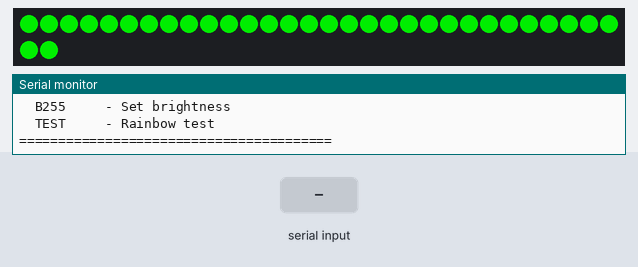
The sketch below on a simulated Arduino Uno, built with avr-gcc and run on an emulated ATmega328P. On the bench: 32 RGB LEDs in strip order, left to right, continuing on the next row, the last lines printed to the serial monitor. The test bench sets the inputs (shaded band). Dim RGB values are drawn brighter than linear.

Above: at 1.1 s.
2.5 s: "TEST\n" received over Serial
At 2.65 s:
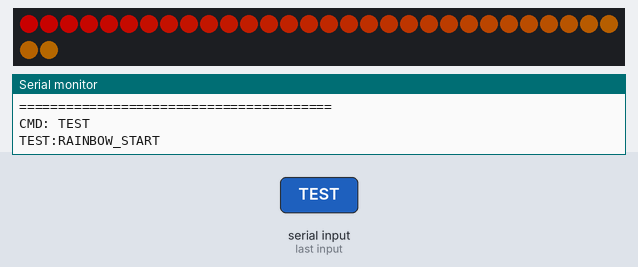
4.7 s: "ON\n" received over Serial
At 5.6 s:
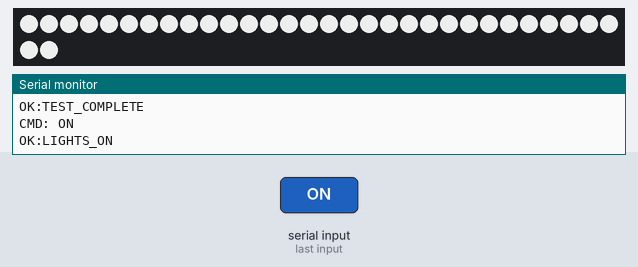
6.2 s: "B90\n" received over Serial
7.7 s: "B\n" received over Serial
At 9.1 s:
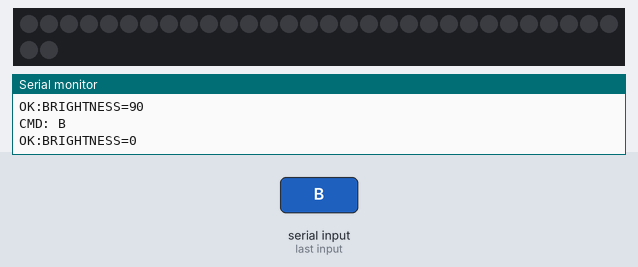
Timing chart, 0 to 10.2 s (numbered marks = the images above; inputs shaded):
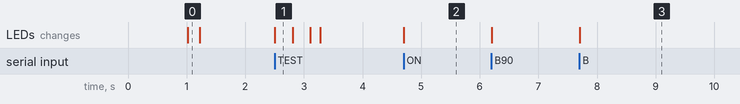

Measured:
- after the input at 2.5 s, the LEDs: change at once (image 1)
- after the input at 4.7 s, the LEDs: change at once (image 2)
- after the input at 7.7 s, the LEDs: change at once (image 3)

The sketch:

nexus_arduino_uno_lighting.ino
```cpp
/*
 * NEXUS LIGHTING CONTROLLER - Arduino Uno
 * Simple NeoPixel control via serial commands
 *
 * Hardware:
 * - Arduino Uno (COM5)
 * - 2x NeoPixel Ring (16 LEDs each) OR single strip
 * - 5V Power Supply (3A+ for 32 LEDs)
 *
 * Connections:
 * - NeoPixel Data → Arduino Pin 6
 * - NeoPixel 5V → External 5V PSU
 * - NeoPixel GND → Common Ground (Arduino + PSU)
 *
 * Commands (115200 baud):
 * - ON / L1      - Turn lights on (white)
 * - OFF / L0     - Turn lights off
 * - B<0-255>     - Set brightness (B255)
 * - TEST         - Rainbow test pattern
 */

#include <Adafruit_NeoPixel.h>

#define LED_PIN 6           // Data pin for NeoPixels
#define NUM_LEDS 32         // Total LEDs (2 rings x 16)

Adafruit_NeoPixel strip(NUM_LEDS, LED_PIN, NEO_GRB + NEO_KHZ800);

bool lightsOn = false;
uint8_t brightness = 200;
String inputString = "";

void setup() {
  Serial.begin(115200);

  // Initialize NeoPixels
  strip.begin();
  strip.setBrightness(brightness);
  strip.clear();
  strip.show();

  delay(1000);

  Serial.println("\n========================================");
  Serial.println("NEXUS LIGHTING - Arduino Uno READY");
  Serial.println("========================================");
  Serial.println("Commands:");
  Serial.println("  ON / L1  - Lights on");
  Serial.println("  OFF / L0 - Lights off");
  Serial.println("  B255     - Set brightness");
  Serial.println("  TEST     - Rainbow test");
  Serial.println("========================================\n");

  // Flash green to show ready
  setColor(0, 255, 0);
  delay(200);
  setColor(0, 0, 0);
}

void loop() {
  // Read serial commands
  while (Serial.available()) {
    char c = Serial.read();
    if (c == '\n' || c == '\r') {
      if (inputString.length() > 0) {
        processCommand(inputString);
        inputString = "";
      }
    } else {
      inputString += c;
    }
  }
}

void processCommand(String cmd) {
  cmd.trim();
  cmd.toUpperCase();

  Serial.print("CMD: ");
  Serial.println(cmd);

  if (cmd == "ON" || cmd == "L1") {
    lightsOn = true;
    setColor(255, 255, 255);
    Serial.println("OK:LIGHTS_ON");
  }
  else if (cmd == "OFF" || cmd == "L0") {
    lightsOn = false;
    setColor(0, 0, 0);
    Serial.println("OK:LIGHTS_OFF");
  }
  else if (cmd.startsWith("B")) {
    int val = cmd.substring(1).toInt();
    if (val >= 0 && val <= 255) {
      brightness = val;
      strip.setBrightness(brightness);
      if (lightsOn) {
        setColor(255, 255, 255);
      }
      Serial.print("OK:BRIGHTNESS=");
      Serial.println(val);
    } else {
      Serial.println("ERROR:BRIGHTNESS_RANGE_0-255");
    }
  }
  else if (cmd == "TEST") {
    runRainbowTest();
    Serial.println("OK:TEST_COMPLETE");
  }
  else if (cmd == "STATUS") {
    Serial.println("STATUS:{");
    Serial.print("  \"lights\":\"");
    Serial.print(lightsOn ? "ON" : "OFF");
    Serial.println("\",");
    Serial.print("  \"brightness\":");
    Serial.println(brightness);
    Serial.println("}");
  }
  else {
    Serial.print("ERROR:UNKNOWN_COMMAND:");
    Serial.println(cmd);
  }
}

void setColor(uint8_t r, uint8_t g, uint8_t b) {
  uint32_t color = strip.Color(r, g, b);
  for (int i = 0; i < NUM_LEDS; i++) {
    strip.setPixelColor(i, color);
  }
  strip.show();
}

void runRainbowTest() {
  Serial.println("TEST:RAINBOW_START");

  uint8_t savedBrightness = brightness;
  strip.setBrightness(100);

  // Rainbow cycle
  for (int j = 0; j < 256; j += 4) {
    for (int i = 0; i < NUM_LEDS; i++) {
      strip.setPixelColor(i, Wheel((i + j) & 255));
    }
    strip.show();
    delay(10);
  }

  // Restore state
  strip.setBrightness(savedBrightness);
  if (lightsOn) {
    setColor(255, 255, 255);
  } else {
    setColor(0, 0, 0);
  }
}

// Rainbow color wheel
uint32_t Wheel(byte WheelPos) {
  WheelPos = 255 - WheelPos;
  if (WheelPos < 85) {
    return strip.Color(255 - WheelPos * 3, 0, WheelPos * 3);
  }
  if (WheelPos < 170) {
    WheelPos -= 85;
    return strip.Color(0, WheelPos * 3, 255 - WheelPos * 3);
  }
  WheelPos -= 170;
  return strip.Color(WheelPos * 3, 255 - WheelPos * 3, 0);
}
```
